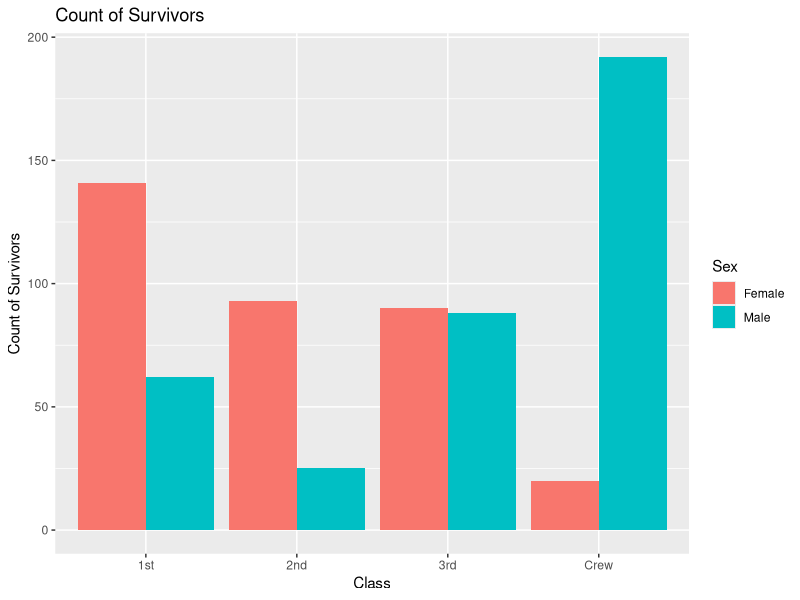
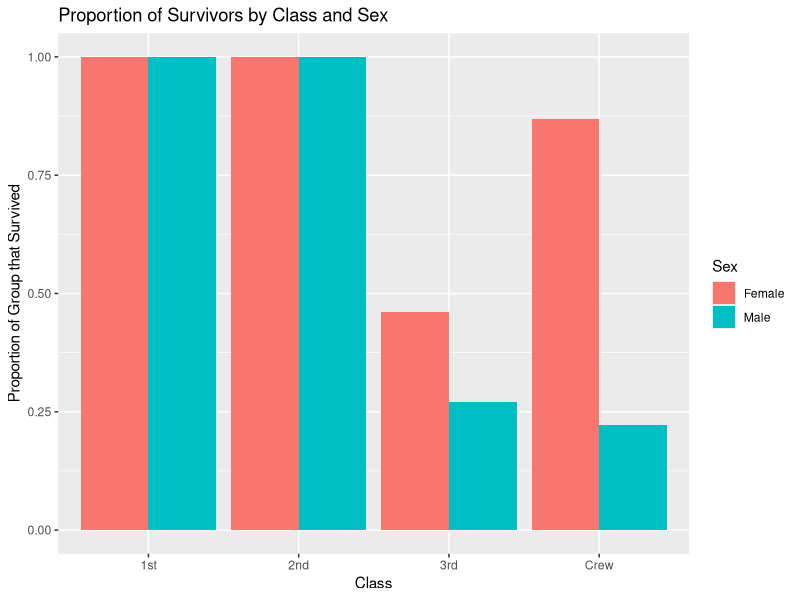
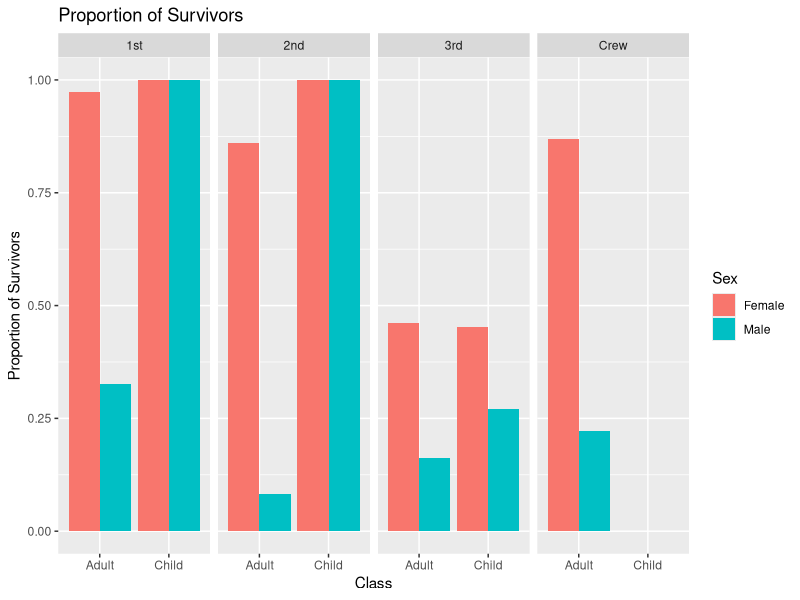
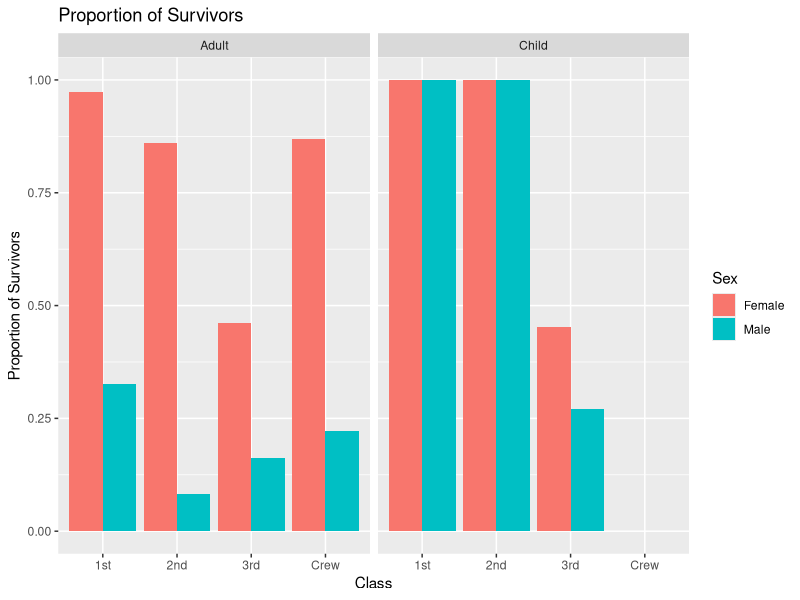

R code for these plots, in order:
## ---- chunk 1
library(tidyverse)

df_titanic <- as_tibble(Titanic)
## ---- chunk 2
## TASK: Perform a `glimpse` of df_titanic
df_titanic
glimpse(df_titanic)
## ---- chunk 3
## NOTE: No need to edit! We'll cover how to
## do this calculation in a later exercise.
df_titanic %>% summarize(total = sum(n))
## ---- chunk 4
## TASK: Visualize counts against `Class` and `Sex`
survivors <- df_titanic %>%
  filter(Survived == "Yes") %>%
  group_by(Class, Sex) %>%
  summarize(count = sum(n))
ggplot(survivors, aes(x = Class, y = count, fill = Sex)) +
  geom_col(position = "dodge") +
  labs(title = "Count of Survivors", 
       x = "Class", 
       y = "Count of Survivors")
## ---- chunk 5
## NOTE: No need to edit! We'll cover how to
## do this calculation in a later exercise.
df_prop <-
  df_titanic %>%
  group_by(Class, Sex, Age) %>%
  mutate(
    Total = sum(n),
    Prop = n / Total
  ) %>%
  ungroup()
df_prop
## ---- chunk 6
df_prop_survived <- df_prop %>%
  filter(Survived == "Yes")

# Now plot proportion of survivors
ggplot(df_prop_survived, aes(x = Class, y = Prop, fill = Sex)) +
  geom_col(position = "dodge") +
  labs(title = "Proportion of Survivors by Class and Sex", 
       x = "Class", 
       y = "Proportion of Group that Survived")

## ---- chunk 7
df_prop2 <-
df_titanic %>%
  group_by(Class, Sex, Age) %>% 
  mutate(
    Total = sum(n),
    Prop = n / Total
  ) %>%
  filter(Survived == "Yes") 
df_prop2
ggplot(df_prop2, aes(x = Age, y = Prop, fill = Sex)) +
  facet_grid(cols = vars(Class)) + 
  geom_col(position = "dodge") +
  labs(title = "Proportion of Survivors", 
       x = "Class", 
       y = "Proportion of Survivors")
ggplot(df_prop2, aes(x = Class, y = Prop, fill = Sex)) +
  facet_grid(cols = vars(Age)) + 
  geom_col(position = "dodge") +
  labs(title = "Proportion of Survivors", 
       x = "Class", 
       y = "Proportion of Survivors")
